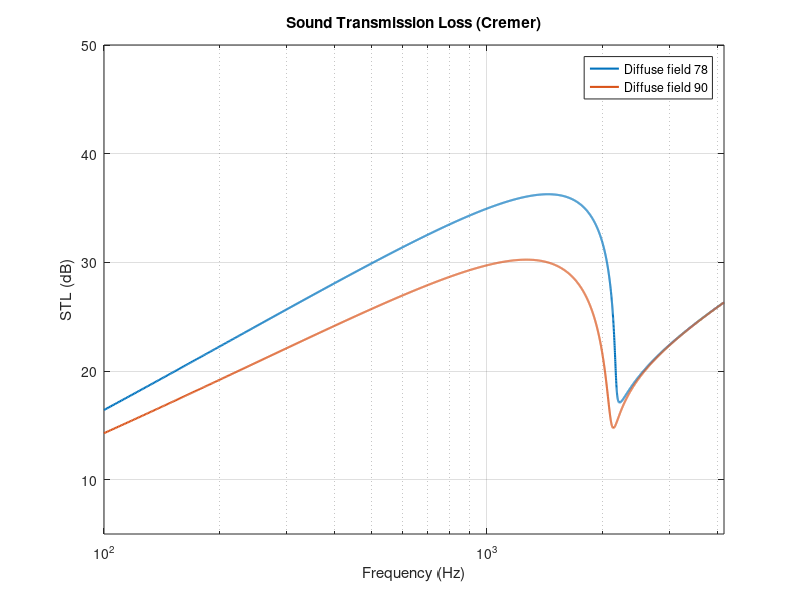

This chart was generated by the following MATLAB code:
% Sound Transmission Loss with Cremer formula
clear
clc

% Panel and material properties
m   = 15;        % Surface density of the panel (kg/m^2)
h   = 0.006;     % Panel thickness (m)
E   = 6.37e10;   % Young’s modulus of the panel material (Pa)
rho = 1.2;       % Air density (kg/m^3)
nu  = 0.24;      % Poisson’s ratio of the panel material (-)
c   = 343;       % Speed of sound in air (m/s)
fc = 2079;       % Coincidence frequency (Hz)
f = 100:1:2*fc;   % Frequency range (Hz)

% Bending stiffness
B = E*h^3/(12*(1 - nu^2));   % Bending stiffness of the plate (N·m)

STL_diffuse = zeros(size(f));    % Diffuse field (angular integration)

for i = 1:length(f)
    w = 2*pi*f(i);  % Angular frequency (rad/s)

    % 1) Diffuse-field to 78 (angular integration)
    tau_diffuse = @(theta) 1 ./ (1 + (m*w - B*w^3.*(sin(theta)/c).^4).^2.* (cos(theta)./(2*c*rho)).^2);
    sol = integral(@(theta) tau_diffuse(theta).*sin(2*theta), 0, 78*pi/180);
    STL_diffuse(i) = 10*log10(1/sol);

    % 2) Diffuse-field to 90 (angular integration)
    tau_diffuse2 = @(theta) 1 ./ (1 + (m*w - B*w^3.*(sin(theta)/c).^4).^2 ...
                                 .* (cos(theta)./(2*c*rho)).^2);
    sol2 = integral(@(theta) tau_diffuse2(theta).*sin(2*theta), 0, 90*pi/180);
    STL_diffuse2(i) = 10*log10(1/sol2);
end

% Plot STL
semilogx(f, STL_diffuse, 'LineWidth', 1.5)      % Diffuse-field 78
hold on
semilogx(f, STL_diffuse2, 'LineWidth', 1.5)     % Diffuse-field 90
xlabel('Frequency (Hz)')
ylabel('STL (dB)')
title('Sound Transmission Loss (Cremer)')
grid on
axis([100 2*fc 5 50])
legend('Diffuse field 78', 'Diffuse field 90')